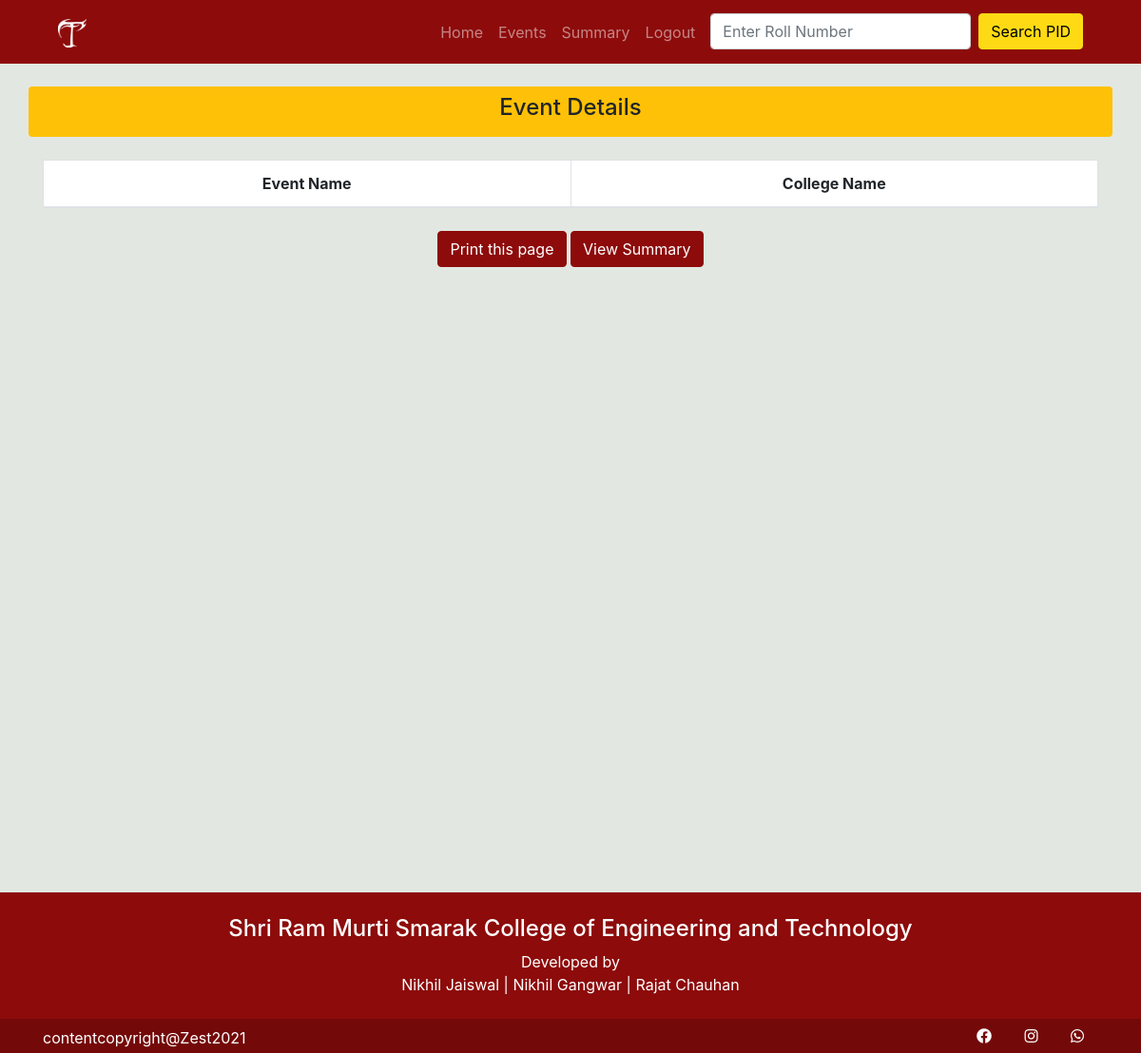
/zest/t_event_details/1/ (signed in), run on an earlier commit of the app's database.
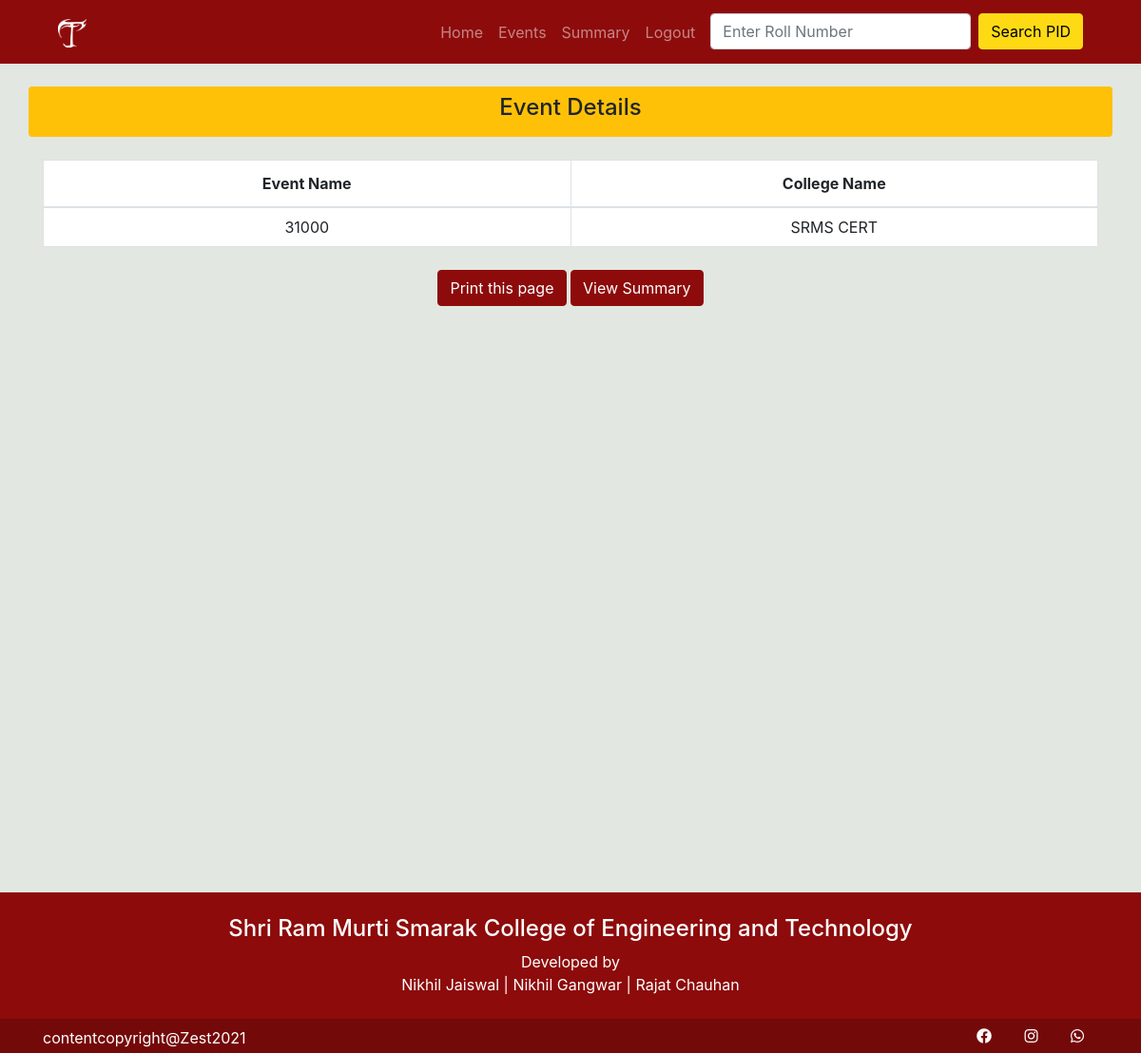
And on a later commit of the database.
### zest/models.py (models this page shows, shortened)
class Tid(models.Model):
    id = models.BigAutoField(auto_created=True, primary_key=True, serialize=False, verbose_name='ID')
    college_name = CharField(choices=COLLEGE_CHOICES, max_length=100,  help_text='Select College')
    pid = models.ManyToManyField(Pid, blank=True, related_name= 'pids')
    generated_by = models.ForeignKey(User, on_delete=models.PROTECT,related_name='gereted_tid')
    def pids(self):
      return " , ".join([ str(p.id) for p in self.pid.all()])

### zest/views.py (the view)
# urls.py: path('t_event_details/<int:id>/', views.t_event_details, name='t_event_details'),
@login_required(login_url='/zest/login/')
def t_event_details(request,id):
  team_event_obj = Team_Event.objects.get(id=id)
  tids = team_event_obj.tid.all()
  return render(request,'zest/t_event_details.html', {'tids': tids})

### zest/templates/zest/t_event_details.html
{% extends 'zest/base.html' %}
{% block content %}
<div class="container vh-100">
  <div class="row rounded mt-4 bg-warning">
    <div class="col-md-12 p-2 text-center">
      <h4>Event Details</h4>
    </div>
  </div>
  <div class="row mt-4">
    <div class="col-md-12">
      <table class="table table-bordered table-hover bg-white">
        <thead>
          <tr class="text-center">
            <th scope="col" style="width:50%">Event Name </th>
            <th scope="col" style="width:50%">College Name</th>
          </tr>
        </thead>
        <tbody>
          {% for tid in tids %}
          <tr>
            <td class="align-middle text-center p-2">{{tid.id}}</td>
            <td class="align-middle text-center p-2">{{tid.college_name}}</td>
          </tr>
          {% endfor %}
        </tbody>
      </table>
    </div>
  </div>
  <div class="row d-print-none">
    <div class="col-md-12 mt-2  text-center">
      <form>
        <input class="btn btn-color serach-btn " type="button" value="Print this page" onClick="window.print()">
        <a href="{% url 'event_summary' %}" class="btn btn-color serach-btn ">View Summary</a>
      </form>
    </div>
  </div>
</div>
{% endblock content %}

What changed in the data, as far as the page shows it:
now on this page (row edited): Tid: id "31000", college_name "SRMS CERT"
